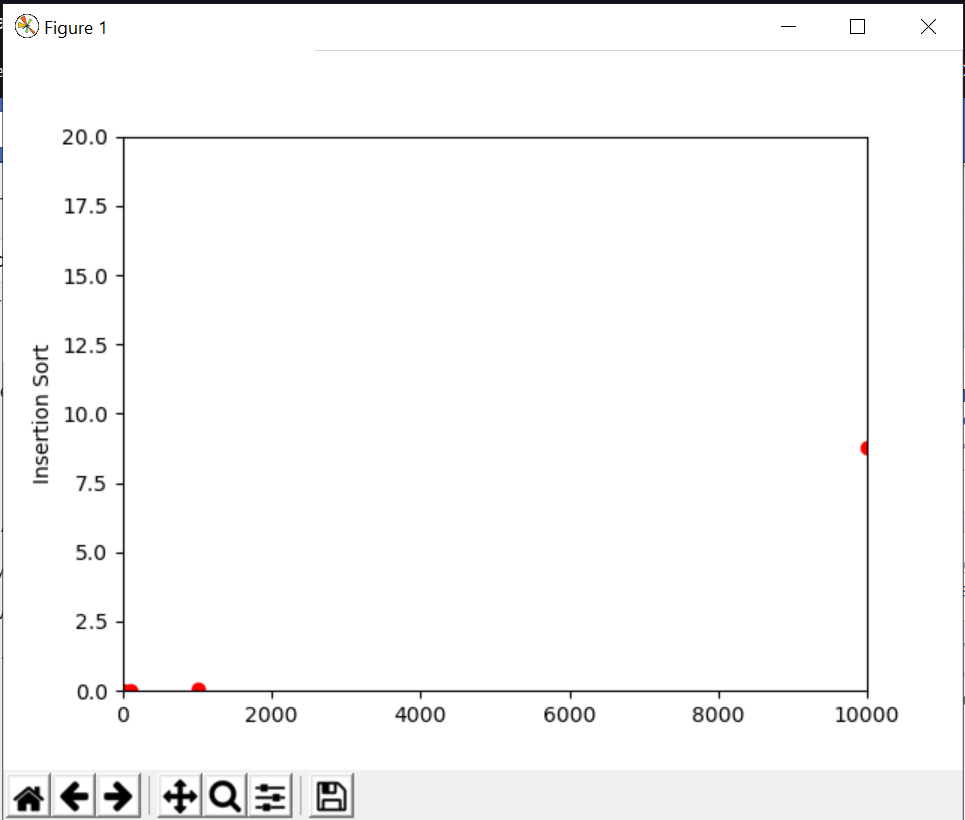

This figure's Python source:
import time
import random
import matplotlib.pyplot as plt

record = []
nums = []

def insertionSort1():

	tstart = time.time()
	n = 10
	randomer = random.sample(range(0, n), n)

	for i in range(1,n):
		current_value = randomer[i]
		pos = i
		while pos>0 and randomer[pos-1]>current_value:
			randomer[pos]=randomer[pos-1]
			pos = pos-1

		randomer[pos] = current_value

	print(randomer)
	tend = time.time()

	timelapse = tend-tstart
	print("Runtime:",timelapse)
	nums.append(n)
	record.append(timelapse)

insertionSort1()

def insertionSort2():

	tstart = time.time()
	n = 100
	randomer = random.sample(range(0, n), n)

	for i in range(1,n):
		current_value = randomer[i]
		pos = i
		while pos>0 and randomer[pos-1]>current_value:
			randomer[pos]=randomer[pos-1]
			pos = pos-1

		randomer[pos] = current_value

	print(randomer)
	tend = time.time()

	timelapse = tend-tstart
	print("Runtime:",timelapse)
	nums.append(n)
	record.append(timelapse)

insertionSort2()

def insertionSort3():

	tstart = time.time()
	n = 1000
	randomer = random.sample(range(0, n), n)

	for i in range(1,n):
		current_value = randomer[i]
		pos = i
		while pos>0 and randomer[pos-1]>current_value:
			randomer[pos]=randomer[pos-1]
			pos = pos-1

		randomer[pos] = current_value

	print(randomer)
	tend = time.time()

	timelapse = tend-tstart
	print("Runtime:",timelapse)
	nums.append(n)
	record.append(timelapse)

insertionSort3()

def insertionSort4():

	tstart = time.time()
	n = 10000
	randomer = random.sample(range(0, n), n)

	for i in range(1,n):
		current_value = randomer[i]
		pos = i
		while pos>0 and randomer[pos-1]>current_value:
			randomer[pos]=randomer[pos-1]
			pos = pos-1

		randomer[pos] = current_value

	print(randomer)
	tend = time.time()

	timelapse = tend-tstart
	print("Runtime:",timelapse)
	nums.append(n)
	record.append(timelapse)

insertionSort4()

print(nums)
print(record)

plt.plot(nums,record, 'ro')
plt.axis([0, 10000, 0, 20])
plt.ylabel('Insertion Sort')
plt.show()
